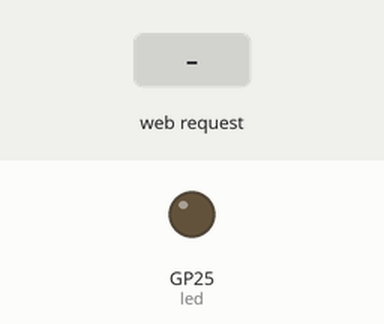
The program below on a simulated Raspberry Pi Pico running MicroPython. Parts: output pins drawn as LEDs (lit = HIGH). The test bench sets the inputs (shaded band). Random numbers come from a fixed seed; the board's own WiFi access point starts at once; what the program prints to the serial console is not drawn.

Above: at 1.2 s.
1.3 s: HTTP request GET /lighton? received
At 2.0 s:
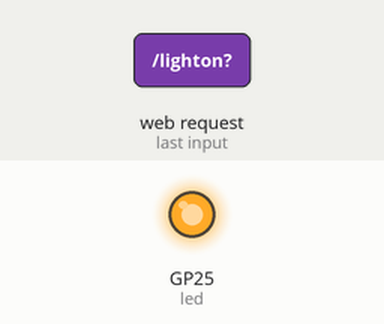
2.8 s: HTTP request GET /lightoff? received
At 3.2 s:
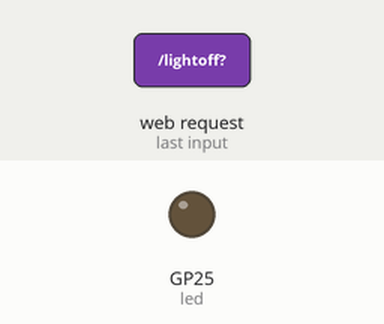
Timing chart, 0 to 5.8 s (numbered marks = the images above; inputs shaded):
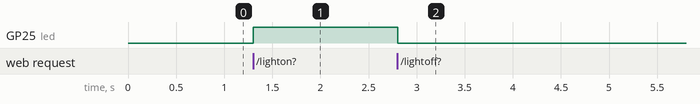

Measured:
- after the input at 1.3 s, GP25 (led): LOW → HIGH at once
- after the input at 2.8 s, GP25 (led): HIGH → LOW at once

The program:

wifi_ap2.py
```python
# Complete project details at https://RandomNerdTutorials.com/raspberry-pi-pico-web-server-micropython/

# Import necessary modules
import network
import socket
import time
import random
from machine import Pin

# Set up Soft Access Point (AP)
ssid = 'Cloud9Shoe'
password = '123456789'
ap = network.WLAN(network.AP_IF)
ap.active(True)
ap.config(essid=ssid, password=password)


print('Connection is successful')
print(ap.ifconfig())

# HTML template for the webpage
def webpage(random_value, state):
    html = f"""
    <!DOCTYPE html>
    <html>
    <head>
        <title>Pico Web Server</title>
        <meta name="viewport" content="width=device-width, initial-scale=1">
    </head>
    <body>
        <h1>Raspberry Pi Pico Web Server</h1>
        <h2>Led Control</h2>
        <form action="./lighton">
            <input type="submit" value="Light on" />
        </form>
        <br>
        <form action="./lightoff">
            <input type="submit" value="Light off" />
        </form>
        <p>LED state: {state}</p>
        <h2>Fetch New Value</h2>
        <form action="./value">
            <input type="submit" value="Fetch value" />
        </form>
        <p>Fetched value: {random_value}</p>
    </body>
    </html>
    """
    return str(html)

# Main loop
s = socket.socket(socket.AF_INET, socket.SOCK_STREAM)
s.bind(('0.0.0.0', 80))
s.listen(5)

# while True:
#     conn, addr = s.accept()
#     request = conn.recv(1024)
#     response = serve_web_page()
#     conn.send(response)
#     conn.close()

# Create an LED object on pin 'LED'
led = machine.Pin("WL_GPIO0", machine.Pin.OUT)

# Initialize variables
state = "OFF"
random_value = 0

# Main loop to listen for connections
while True:
    try:
        conn, addr = s.accept()
        print('Got a connection from', addr)

        # Receive and parse the request
        request = conn.recv(1024)
        request = str(request)
        print('Request content = %s' % request)

        try:
            request = request.split()[1]
            print('Request:', request)
        except IndexError:
            pass

        # Process the request and update variables
        if request == '/lighton?':
            print("LED on")
            led.value(1)
            state = "ON"
        elif request == '/lightoff?':
            led.value(0)
            state = 'OFF'
        elif request == '/value?':
            random_value = random.randint(0, 20)

        # Generate HTML response
        response = webpage(random_value, state)

        # Send the HTTP response and close the connection
        conn.send('HTTP/1.0 200 OK\r\nContent-type: text/html\r\n\r\n')
        conn.send(response)
        conn.close()

    except OSError as e:
        conn.close()
        print('Connection closed')
```
